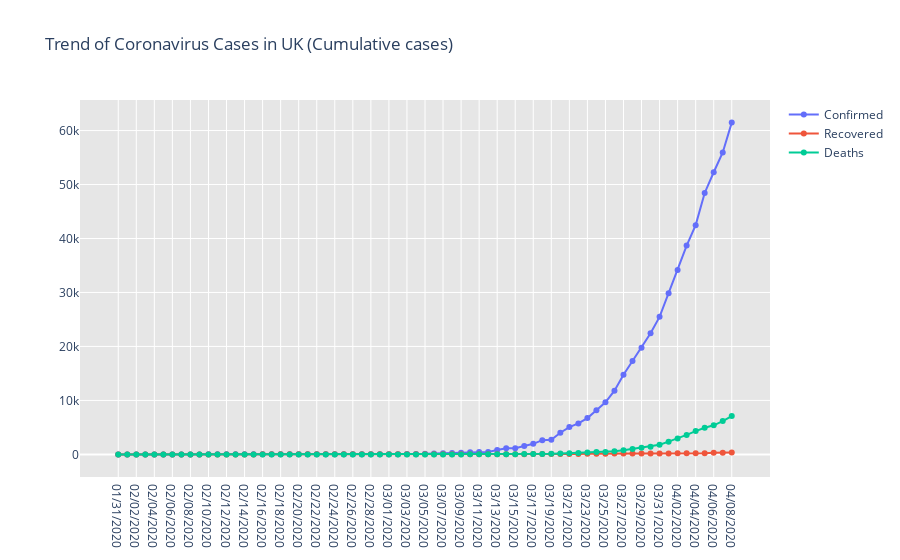

The cell this chart's notebook holds for it:
### Markdown cell above
# Analysing the present condition of a specific country

### Code cell
#calling the "country_stat" function the with the country name as argument
df_country = country_stat("UK").reset_index()
